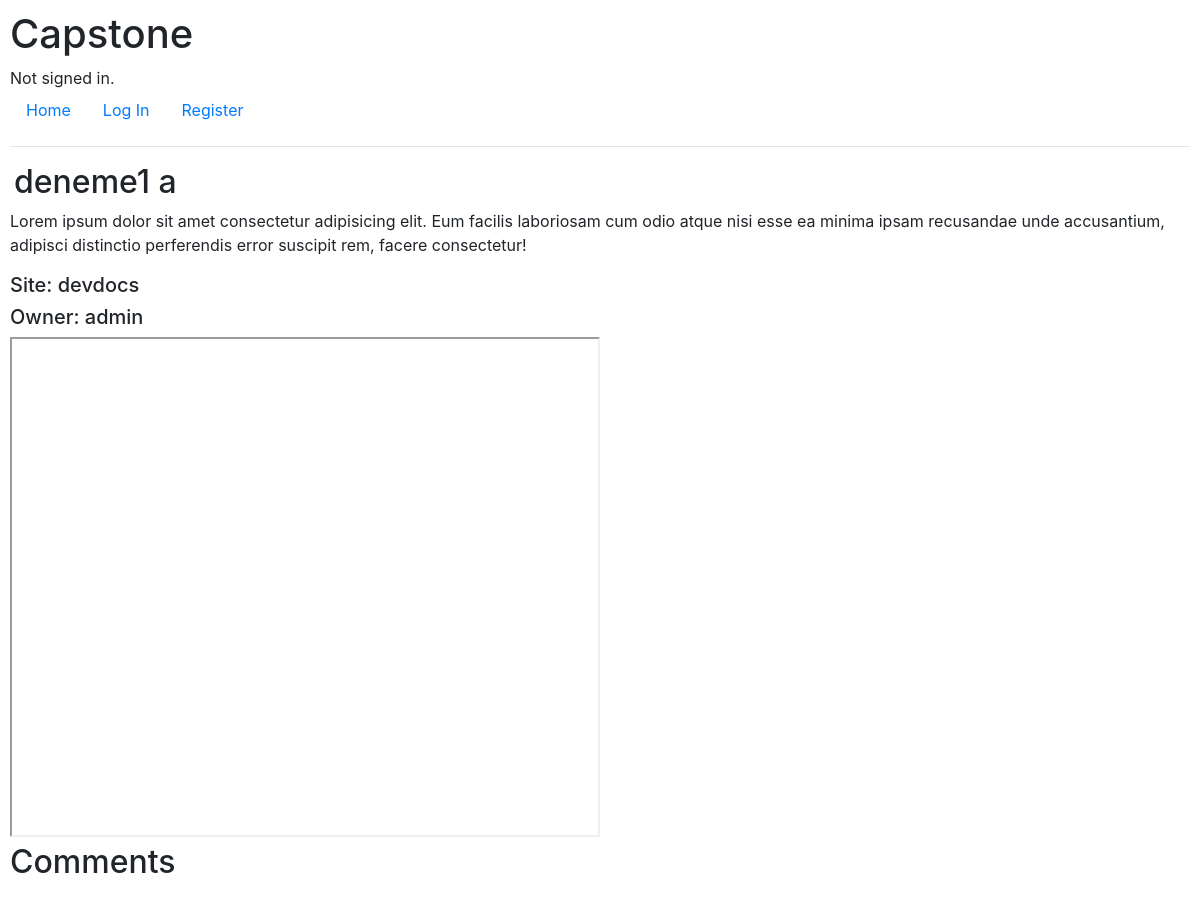
Before: /input/2/deneme1-a/ with the older database file.
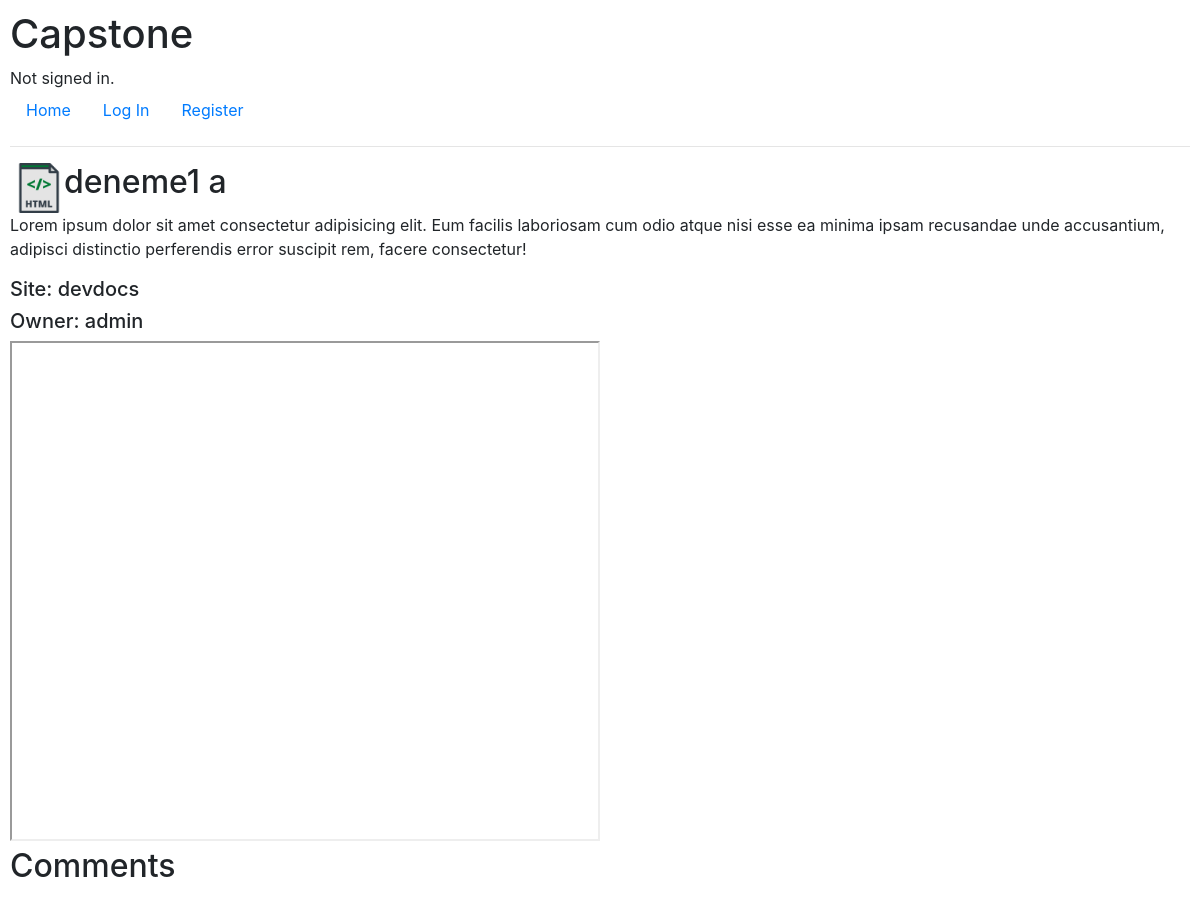
After: the same page with the newer database file.
### capstone/models.py (models this page shows, shortened)
class Input(models.Model):
    title = models.CharField(max_length=30)
    content = models.CharField(max_length=6000)
    url = models.CharField(max_length=60)
    sites = models.CharField(max_length=30)
    owner = models.ForeignKey(User, on_delete=models.CASCADE, blank=True, null=True, related_name="user")
    category = models.ForeignKey(Category, on_delete=models.CASCADE, blank=True, null=True, related_name="category")
    isActive = models.BooleanField(default=True)
    bookmark = models.ManyToManyField(User, blank=True, null=True, related_name="inputBookmark")

class User(AbstractUser):
    pass

class Category(models.Model):
    categoryName = models.CharField(max_length=60)
    categoryImage = models.ImageField(upload_to='category_images', blank=True, null=True)

### capstone/views.py (the view)
# urls.py: path('input/<int:id>/<slug:slug>/', views.input, name='input'),
def input(request, id, slug):
    inputData = Input.objects.get(pk=id)
    isInputInBookmark = request.user in inputData.bookmark.all()
    allComments = Comment.objects.filter(input=inputData)
    return render(request, "capstone/input.html", {
        "input": inputData,
        "isInputInBookmark": isInputInBookmark,
        "allComments": allComments
    })

### capstone/templates/capstone/input.html (shortened to what this page needs)
{% extends "capstone/layout.html" %}
{% block body %}
    <div class="row mx-1">
        {% if input.category.categoryImage %}
        <img src="{{ input.category.categoryImage.url }}" alt="{{ input.category.categoryName }}" style="width: 50px;">
        {% endif %}
        <h2>{{ input.title }}</h2>
    </div>
    <p>{{ input.content }}</p>
    <h5>Site: {{ input.sites }}</h5>
    <h5>Owner: {{ input.owner }}</h5>
    <iframe src="{{ input.url }}" width="50%" height="500"></iframe>
    <h2>Comments</h2>
{% endblock %}

Changed rows visible on the page:
changed through a linked row, Input "deneme1 a": category.categoryImage: picture added
